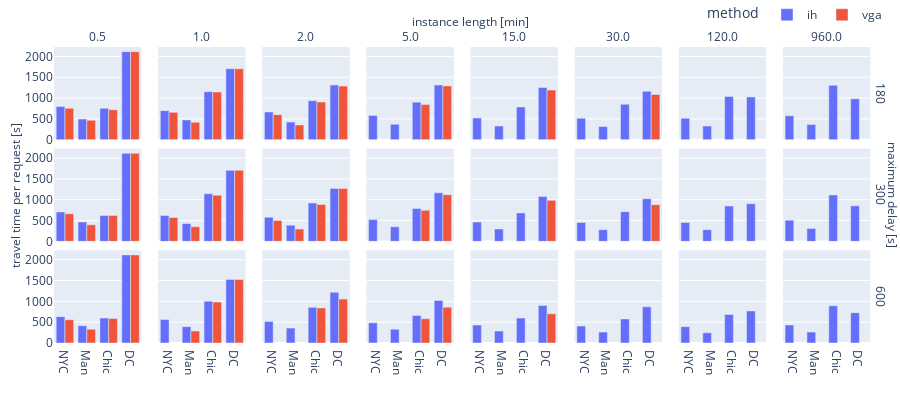

Notebook code cell kept with this figure:
### Code cell
fig = plot_main_result(900, 400)

### Figure 1 — Plotly figure (JSON) as saved in the notebook; plotly's stock layout.template omitted (floating-point values rounded to 4 significant figures)
{"data": [{"alignmentgroup": "True", "hovertemplate": "method=ih<br>max_delay=180<br>duration_minutes=0.5<br>area_short=%{x}<br>cost_per_request=%{y}<extra></extra>", "legendgroup": "ih", "marker": {"color": "#636efa", "pattern": {"shape": ""}}, "name": "ih", "offsetgroup": "ih", "orientation": "v", "showlegend": true, "textposition": "auto", "x": ["NYC", "Man", "Chic", "DC"], "xaxis": "x17", "y": [800.1, 495.9, 756.0, 2115.0], "yaxis": "y17", "type": "bar"}, {"alignmentgroup": "True", "hovertemplate": "method=ih<br>max_delay=180<br>duration_minutes=1.0<br>area_short=%{x}<br>cost_per_request=%{y}<extra></extra>", "legendgroup": "ih", "marker": {"color": "#636efa", "pattern": {"shape": ""}}, "name": "ih", "offsetgroup": "ih", "orientation": "v", "showlegend": false, "textposition": "auto", "x": ["NYC", "Man", "Chic", "DC"], "xaxis": "x18", "y": [698.3, 476.4, 1154.0, 1706.0], "yaxis": "y18", "type": "bar"}, {"alignmentgroup": "True", "hovertemplate": "method=ih<br>max_delay=180<br>duration_minutes=2.0<br>area_short=%{x}<br>cost_per_request=%{y}<extra></extra>", "legendgroup": "ih", "marker": {"color": "#636efa", "pattern": {"shape": ""}}, "name": "ih", "offsetgroup": "ih", "orientation": "v", "showlegend": false, "textposition": "auto", "x": ["NYC", "Man", "Chic", "DC"], "xaxis": "x19", "y": [665.8, 423.7, 938.6, 1313.0], "yaxis": "y19", "type": "bar"}, {"alignmentgroup": "True", "hovertemplate": "method=ih<br>max_delay=180<br>duration_minutes=5.0<br>area_short=%{x}<br>cost_per_request=%{y}<extra></extra>", "legendgroup": "ih", "marker": {"color": "#636efa", "pattern": {"shape": ""}}, "name": "ih", "offsetgroup": "ih", "orientation": "v", "showlegend": false, "textposition": "auto", "x": ["NYC", "Man", "Chic", "DC"], "xaxis": "x20", "y": [583.6, 372.9, 902.6, 1313.0], "yaxis": "y20", "type": "bar"}, {"alignmentgroup": "True", "hovertemplate": "method=ih<br>max_delay=180<br>duration_minutes=15.0<br>area_short=%{x}<br>cost_per_request=%{y}<extra></extra>", "legendgroup": "ih", "marker": {"color": "#636efa", "pattern": {"shape": ""}}, "name": "ih", "offsetgroup": "ih", "orientation": "v", "showlegend": false, "textposition": "auto", "x": ["NYC", "Man", "Chic", "DC"], "xaxis": "x21", "y": [522.4, 329.9, 787.7, 1254.0], "yaxis": "y21", "type": "bar"}, {"alignmentgroup": "True", "hovertemplate": "method=ih<br>max_delay=180<br>duration_minutes=30.0<br>area_short=%{x}<br>cost_per_request=%{y}<extra></extra>", "legendgroup": "ih", "marker": {"color": "#636efa", "pattern": {"shape": ""}}, "name": "ih", "offsetgroup": "ih", "orientation": "v", "showlegend": false, "textposition": "auto", "x": ["NYC", "Man", "Chic", "DC"], "xaxis": "x22", "y": [516.5, 316.6, 851.3, 1163.0], "yaxis": "y22", "type": "bar"}, {"alignmentgroup": "True", "hovertemplate": "method=ih<br>max_delay=180<br>duration_minutes=120.0<br>area_short=%{x}<br>cost_per_request=%{y}<extra></extra>", "legendgroup": "ih", "marker": {"color": "#636efa", "pattern": {"shape": ""}}, "name": "ih", "offsetgroup": "ih", "orientation": "v", "showlegend": false, "textposition": "auto", "x": ["NYC", "Man", "Chic", "DC"], "xaxis": "x23", "y": [515.3, 328.3, 1037.0, 1027.0], "yaxis": "y23", "type": "bar"}, {"alignmentgroup": "True", "hovertemplate": "method=ih<br>max_delay=180<br>duration_minutes=960.0<br>area_short=%{x}<br>cost_per_request=%{y}<extra></extra>", "legendgroup": "ih", "marker": {"color": "#636efa", "pattern": {"shape": ""}}, "name": "ih", "offsetgroup": "ih", "orientation": "v", "showlegend": false, "textposition": "auto", "x": ["NYC", "Man", "Chic", "DC"], "xaxis": "x24", "y": [575.9, 363.5, 1305.0, 983.3], "yaxis": "y24", "type": "bar"}, {"alignmentgroup": "True", "hovertemplate": "method=ih<br>max_delay=300<br>duration_minutes=0.5<br>area_short=%{x}<br>cost_per_request=%{y}<extra></extra>", "legendgroup": "ih", "marker": {"color": "#636efa", "pattern": {"shape": ""}}, "name": "ih", "offsetgroup": "ih", "orientation": "v", "showlegend": false, "textposition": "auto", "x": ["NYC", "Man", "Chic", "DC"], "xaxis": "x9", "y": [707.2, 463.7, 624.0, 2115.0], "yaxis": "y9", "type": "bar"}, {"alignmentgroup": "True", "hovertemplate": "method=ih<br>max_delay=300<br>duration_minutes=1.0<br>area_short=%{x}<br>cost_per_request=%{y}<extra></extra>", "legendgroup": "ih", "marker": {"color": "#636efa", "pattern": {"shape": ""}}, "name": "ih", "offsetgroup": "ih", "orientation": "v", "showlegend": false, "textposition": "auto", "x": ["NYC", "Man", "Chic", "DC"], "xaxis": "x10", "y": [622.2, 429.4, 1145.0, 1706.0], "yaxis": "y10", "type": "bar"}, {"alignmentgroup": "True", "hovertemplate": "method=ih<br>max_delay=300<br>duration_minutes=2.0<br>area_short=%{x}<br>cost_per_request=%{y}<extra></extra>", "legendgroup": "ih", "marker": {"color": "#636efa", "pattern": {"shape": ""}}, "name": "ih", "offsetgroup": "ih", "orientation": "v", "showlegend": false, "textposition": "auto", "x": ["NYC", "Man", "Chic", "DC"], "xaxis": "x11", "y": [578.6, 388.4, 919.3, 1270.0], "yaxis": "y11", "type": "bar"}, {"alignmentgroup": "True", "hovertemplate": "method=ih<br>max_delay=300<br>duration_minutes=5.0<br>area_short=%{x}<br>cost_per_request=%{y}<extra></extra>", "legendgroup": "ih", "marker": {"color": "#636efa", "pattern": {"shape": ""}}, "name": "ih", "offsetgroup": "ih", "orientation": "v", "showlegend": false, "textposition": "auto", "x": ["NYC", "Man", "Chic", "DC"], "xaxis": "x12", "y": [522.9, 348.3, 791.2, 1166.0], "yaxis": "y12", "type": "bar"}, {"alignmentgroup": "True", "hovertemplate": "method=ih<br>max_delay=300<br>duration_minutes=15.0<br>area_short=%{x}<br>cost_per_request=%{y}<extra></extra>", "legendgroup": "ih", "marker": {"color": "#636efa", "pattern": {"shape": ""}}, "name": "ih", "offsetgroup": "ih", "orientation": "v", "showlegend": false, "textposition": "auto", "x": ["NYC", "Man", "Chic", "DC"], "xaxis": "x13", "y": [462.7, 297.9, 682.6, 1080.0], "yaxis": "y13", "type": "bar"}, {"alignmentgroup": "True", "hovertemplate": "method=ih<br>max_delay=300<br>duration_minutes=30.0<br>area_short=%{x}<br>cost_per_request=%{y}<extra></extra>", "legendgroup": "ih", "marker": {"color": "#636efa", "pattern": {"shape": ""}}, "name": "ih", "offsetgroup": "ih", "orientation": "v", "showlegend": false, "textposition": "auto", "x": ["NYC", "Man", "Chic", "DC"], "xaxis": "x14", "y": [452.1, 280.4, 713.8, 1023.0], "yaxis": "y14", "type": "bar"}, {"alignmentgroup": "True", "hovertemplate": "method=ih<br>max_delay=300<br>duration_minutes=120.0<br>area_short=%{x}<br>cost_per_request=%{y}<extra></extra>", "legendgroup": "ih", "marker": {"color": "#636efa", "pattern": {"shape": ""}}, "name": "ih", "offsetgroup": "ih", "orientation": "v", "showlegend": false, "textposition": "auto", "x": ["NYC", "Man", "Chic", "DC"], "xaxis": "x15", "y": [453.1, 280.7, 849.7, 902.9], "yaxis": "y15", "type": "bar"}, {"alignmentgroup": "True", "hovertemplate": "method=ih<br>max_delay=300<br>duration_minutes=960.0<br>area_short=%{x}<br>cost_per_request=%{y}<extra></extra>", "legendgroup": "ih", "marker": {"color": "#636efa", "pattern": {"shape": ""}}, "name": "ih", "offsetgroup": "ih", "orientation": "v", "showlegend": false, "textposition": "auto", "x": ["NYC", "Man", "Chic", "DC"], "xaxis": "x16", "y": [510.1, 311.2, 1114.0, 853.3], "yaxis": "y16", "type": "bar"}, {"alignmentgroup": "True", "hovertemplate": "method=ih<br>max_delay=600<br>duration_minutes=0.5<br>area_short=%{x}<br>cost_per_request=%{y}<extra></extra>", "legendgroup": "ih", "marker": {"color": "#636efa", "pattern": {"shape": ""}}, "name": "ih", "offsetgroup": "ih", "orientation": "v", "showlegend": false, "textposition": "auto", "x": ["NYC", "Man", "Chic", "DC"], "xaxis": "x", "y": [632.6, 415.7, 600.0, 2115.0], "yaxis": "y", "type": "bar"}, {"alignmentgroup": "True", "hovertemplate": "method=ih<br>max_delay=600<br>duration_minutes=1.0<br>area_short=%{x}<br>cost_per_request=%{y}<extra></extra>", "legendgroup": "ih", "marker": {"color": "#636efa", "pattern": {"shape": ""}}, "name": "ih", "offsetgroup": "ih", "orientation": "v", "showlegend": false, "textposition": "auto", "x": ["NYC", "Man", "Chic", "DC"], "xaxis": "x2", "y": [566.5, 392.7, 1002.0, 1526.0], "yaxis": "y2", "type": "bar"}, {"alignmentgroup": "True", "hovertemplate": "method=ih<br>max_delay=600<br>duration_minutes=2.0<br>area_short=%{x}<br>cost_per_request=%{y}<extra></extra>", "legendgroup": "ih", "marker": {"color": "#636efa", "pattern": {"shape": ""}}, "name": "ih", "offsetgroup": "ih", "orientation": "v", "showlegend": false, "textposition": "auto", "x": ["NYC", "Man", "Chic", "DC"], "xaxis": "x3", "y": [518.4, 357.4, 857.1, 1217.0], "yaxis": "y3", "type": "bar"}, {"alignmentgroup": "True", "hovertemplate": "method=ih<br>max_delay=600<br>duration_minutes=5.0<br>area_short=%{x}<br>cost_per_request=%{y}<extra></extra>", "legendgroup": "ih", "marker": {"color": "#636efa", "pattern": {"shape": ""}}, "name": "ih", "offsetgroup": "ih", "orientation": "v", "showlegend": false, "textposition": "auto", "x": ["NYC", "Man", "Chic", "DC"], "xaxis": "x4", "y": [484.3, 329.8, 662.6, 1022.0], "yaxis": "y4", "type": "bar"}, {"alignmentgroup": "True", "hovertemplate": "method=ih<br>max_delay=600<br>duration_minutes=15.0<br>area_short=%{x}<br>cost_per_request=%{y}<extra></extra>", "legendgroup": "ih", "marker": {"color": "#636efa", "pattern": {"shape": ""}}, "name": "ih", "offsetgroup": "ih", "orientation": "v", "showlegend": false, "textposition": "auto", "x": ["NYC", "Man", "Chic", "DC"], "xaxis": "x5", "y": [431.7, 285.9, 598.7, 899.6], "yaxis": "y5", "type": "bar"}, {"alignmentgroup": "True", "hovertemplate": "method=ih<br>max_delay=600<br>duration_minutes=30.0<br>area_short=%{x}<br>cost_per_request=%{y}<extra></extra>", "legendgroup": "ih", "marker": {"color": "#636efa", "pattern": {"shape": ""}}, "name": "ih", "offsetgroup": "ih", "orientation": "v", "showlegend": false, "textposition": "auto", "x": ["NYC", "Man", "Chic", "DC"], "xaxis": "x6", "y": [406.6, 261.1, 577.7, 868.5], "yaxis": "y6", "type": "bar"}, {"alignmentgroup": "True", "hovertemplate": "method=ih<br>max_delay=600<br>duration_minutes=120.0<br>area_short=%{x}<br>cost_per_request=%{y}<extra></extra>", "legendgroup": "ih", "marker": {"color": "#636efa", "pattern": {"shape": ""}}, "name": "ih", "offsetgroup": "ih", "orientation": "v", "showlegend": false, "textposition": "auto", "x": ["NYC", "Man", "Chic", "DC"], "xaxis": "x7", "y": [392.3, 243.3, 683.1, 769.9], "yaxis": "y7", "type": "bar"}, {"alignmentgroup": "True", "hovertemplate": "method=ih<br>max_delay=600<br>duration_minutes=960.0<br>area_short=%{x}<br>cost_per_request=%{y}<extra></extra>", "legendgroup": "ih", "marker": {"color": "#636efa", "pattern": {"shape": ""}}, "name": "ih", "offsetgroup": "ih", "orientation": "v", "showlegend": false, "textposition": "auto", "x": ["NYC", "Man", "Chic", "DC"], "xaxis": "x8", "y": [433.5, 262.3, 893.1, 726.5], "yaxis": "y8", "type": "bar"}, {"alignmentgroup": "True", "hovertemplate": "method=vga<br>max_delay=180<br>duration_minutes=0.5<br>area_short=%{x}<br>cost_per_request=%{y}<extra></extra>", "legendgroup": "vga", "marker": {"color": "#EF553B", "pattern": {"shape": ""}}, "name": "vga", "offsetgroup": "vga", "orientation": "v", "showlegend": true, "textposition": "auto", "x": ["NYC", "Man", "Chic", "DC"], "xaxis": "x17", "y": [756.3, 465.9, 720.0, 2115.0], "yaxis": "y17", "type": "bar"}, {"alignmentgroup": "True", "hovertemplate": "method=vga<br>max_delay=180<br>duration_minutes=1.0<br>area_short=%{x}<br>cost_per_request=%{y}<extra></extra>", "legendgroup": "vga", "marker": {"color": "#EF553B", "pattern": {"shape": ""}}, "name": "vga", "offsetgroup": "vga", "orientation": "v", "showlegend": false, "textposition": "auto", "x": ["NYC", "Man", "Chic", "DC"], "xaxis": "x18", "y": [658.5, 419.6, 1145.0, 1706.0], "yaxis": "y18", "type": "bar"}, {"alignmentgroup": "True", "hovertemplate": "method=vga<br>max_delay=180<br>duration_minutes=2.0<br>area_short=%{x}<br>cost_per_request=%{y}<extra></extra>", "legendgroup": "vga", "marker": {"color": "#EF553B", "pattern": {"shape": ""}}, "name": "vga", "offsetgroup": "vga", "orientation": "v", "showlegend": false, "textposition": "auto", "x": ["NYC", "Man", "Chic", "DC"], "xaxis": "x19", "y": [602.1, 355.7, 906.4, 1290.0], "yaxis": "y19", "type": "bar"}, {"alignmentgroup": "True", "hovertemplate": "method=vga<br>max_delay=180<br>duration_minutes=5.0<br>area_short=%{x}<br>cost_per_request=%{y}<extra></extra>", "legendgroup": "vga", "marker": {"color": "#EF553B", "pattern": {"shape": ""}}, "name": "vga", "offsetgroup": "vga", "orientation": "v", "showlegend": false, "textposition": "auto", "x": ["Chic", "DC"], "xaxis": "x20", "y": [844.0, 1292.0], "yaxis": "y20", "type": "bar"}, {"alignmentgroup": "True", "hovertemplate": "method=vga<br>max_delay=180<br>duration_minutes=15.0<br>area_short=%{x}<br>cost_per_request=%{y}<extra></extra>", "legendgroup": "vga", "marker": {"color": "#EF553B", "pattern": {"shape": ""}}, "name": "vga", "offsetgroup": "vga", "orientation": "v", "showlegend": false, "textposition": "auto", "x": ["DC"], "xaxis": "x21", "y": [1193.0], "yaxis": "y21", "type": "bar"}, {"alignmentgroup": "True", "hovertemplate": "method=vga<br>max_delay=180<br>duration_minutes=30.0<br>area_short=%{x}<br>cost_per_request=%{y}<extra></extra>", "legendgroup": "vga", "marker": {"color": "#EF553B", "pattern": {"shape": ""}}, "name": "vga", "offsetgroup": "vga", "orientation": "v", "showlegend": false, "textposition": "auto", "x": ["DC"], "xaxis": "x22", "y": [1087.0], "yaxis": "y22", "type": "bar"}, {"alignmentgroup": "True", "hovertemplate": "method=vga<br>max_delay=300<br>duration_minutes=0.5<br>area_short=%{x}<br>cost_per_request=%{y}<extra></extra>", "legendgroup": "vga", "marker": {"color": "#EF553B", "pattern": {"shape": ""}}, "name": "vga", "offsetgroup": "vga", "orientation": "v", "showlegend": false, "textposition": "auto", "x": ["NYC", "Man", "Chic", "DC"], "xaxis": "x9", "y": [661.6, 397.3, 624.0, 2115.0], "yaxis": "y9", "type": "bar"}, {"alignmentgroup": "True", "hovertemplate": "method=vga<br>max_delay=300<br>duration_minutes=1.0<br>area_short=%{x}<br>cost_per_request=%{y}<extra></extra>", "legendgroup": "vga", "marker": {"color": "#EF553B", "pattern": {"shape": ""}}, "name": "vga", "offsetgroup": "vga", "orientation": "v", "showlegend": false, "textposition": "auto", "x": ["NYC", "Man", "Chic", "DC"], "xaxis": "x10", "y": [574.1, 349.9, 1108.0, 1706.0], "yaxis": "y10", "type": "bar"}, {"alignmentgroup": "True", "hovertemplate": "method=vga<br>max_delay=300<br>duration_minutes=2.0<br>area_short=%{x}<br>cost_per_request=%{y}<extra></extra>", "legendgroup": "vga", "marker": {"color": "#EF553B", "pattern": {"shape": ""}}, "name": "vga", "offsetgroup": "vga", "orientation": "v", "showlegend": false, "textposition": "auto", "x": ["NYC", "Man", "Chic", "DC"], "xaxis": "x11", "y": [500.8, 295.5, 887.1, 1270.0], "yaxis": "y11", "type": "bar"}, {"alignmentgroup": "True", "hovertemplate": "method=vga<br>max_delay=300<br>duration_minutes=5.0<br>area_short=%{x}<br>cost_per_request=%{y}<extra></extra>", "legendgroup": "vga", "marker": {"color": "#EF553B", "pattern": {"shape": ""}}, "name": "vga", "offsetgroup": "vga", "orientation": "v", "showlegend": false, "textposition": "auto", "x": ["Chic", "DC"], "xaxis": "x12", "y": [744.4, 1120.0], "yaxis": "y12", "type": "bar"}, {"alignmentgroup": "True", "hovertemplate": "method=vga<br>max_delay=300<br>duration_minutes=15.0<br>area_short=%{x}<br>cost_per_request=%{y}<extra></extra>", "legendgroup": "vga", "marker": {"color": "#EF553B", "pattern": {"shape": ""}}, "name": "vga", "offsetgroup": "vga", "orientation": "v", "showlegend": false, "textposition": "auto", "x": ["DC"], "xaxis": "x13", "y": [984.7], "yaxis": "y13", "type": "bar"}, {"alignmentgroup": "True", "hovertemplate": "method=vga<br>max_delay=300<br>duration_minutes=30.0<br>area_short=%{x}<br>cost_per_request=%{y}<extra></extra>", "legendgroup": "vga", "marker": {"color": "#EF553B", "pattern": {"shape": ""}}, "name": "vga", "offsetgroup": "vga", "orientation": "v", "showlegend": false, "textposition": "auto", "x": ["DC"], "xaxis": "x14", "y": [881.7], "yaxis": "y14", "type": "bar"}, {"alignmentgroup": "True", "hovertemplate": "method=vga<br>max_delay=600<br>duration_minutes=0.5<br>area_short=%{x}<br>cost_per_request=%{y}<extra></extra>", "legendgroup": "vga", "marker": {"color": "#EF553B", "pattern": {"shape": ""}}, "name": "vga", "offsetgroup": "vga", "orientation": "v", "showlegend": false, "textposition": "auto", "x": ["NYC", "Man", "Chic", "DC"], "xaxis": "x", "y": [557.3, 330.0, 588.0, 2115.0], "yaxis": "y", "type": "bar"}, {"alignmentgroup": "True", "hovertemplate": "method=vga<br>max_delay=600<br>duration_minutes=1.0<br>area_short=%{x}<br>cost_per_request=%{y}<extra></extra>", "legendgroup": "vga", "marker": {"color": "#EF553B", "pattern": {"shape": ""}}, "name": "vga", "offsetgroup": "vga", "orientation": "v", "showlegend": false, "textposition": "auto", "x": ["Man", "Chic", "DC"], "xaxis": "x2", "y": [286.6, 983.1, 1526.0], "yaxis": "y2", "type": "bar"}, {"alignmentgroup": "True", "hovertemplate": "method=vga<br>max_delay=600<br>duration_minutes=2.0<br>area_short=%{x}<br>cost_per_request=%{y}<extra></extra>", "legendgroup": "vga", "marker": {"color": "#EF553B", "pattern": {"shape": ""}}, "name": "vga", "offsetgroup": "vga", "orientation": "v", "showlegend": false, "textposition": "auto", "x": ["Chic", "DC"], "xaxis": "x3", "y": [842.1, 1053.0], "yaxis": "y3", "type": "bar"}, {"alignmentgroup": "True", "hovertemplate": "method=vga<br>max_delay=600<br>duration_minutes=5.0<br>area_short=%{x}<br>cost_per_request=%{y}<extra></extra>", "legendgroup": "vga", "marker": {"color": "#EF553B", "pattern": {"shape": ""}}, "name": "vga", "offsetgroup": "vga", "orientation": "v", "showlegend": false, "textposition": "auto", "x": ["Chic", "DC"], "xaxis": "x4", "y": [581.5, 860.0], "yaxis": "y4", "type": "bar"}, {"alignmentgroup": "True", "hovertemplate": "method=vga<br>max_delay=600<br>duration_minutes=15.0<br>area_short=%{x}<br>cost_per_request=%{y}<extra></extra>", "legendgroup": "vga", "marker": {"color": "#EF553B", "pattern": {"shape": ""}}, "name": "vga", "offsetgroup": "vga", "orientation": "v", "showlegend": false, "textposition": "auto", "x": ["DC"], "xaxis": "x5", "y": [703.4], "yaxis": "y5", "type": "bar"}], "layout": {"xaxis": {"anchor": "y", "domain": [0.0, 0.105], "title": {"text": ""}}, "yaxis": {"anchor": "x", "domain": [0.0, 0.3133], "title": {"text": ""}}, "xaxis2": {"anchor": "y2", "domain": [0.125, 0.23], "matches": "x", "title": {"text": ""}}, "yaxis2": {"anchor": "x2", "domain": [0.0, 0.3133], "matches": "y", "showticklabels": false, "title": {"text": ""}}, "xaxis3": {"anchor": "y3", "domain": [0.25, 0.355], "matches": "x", "title": {"text": ""}}, "yaxis3": {"anchor": "x3", "domain": [0.0, 0.3133], "matches": "y", "showticklabels": false, "title": {"text": ""}}, "xaxis4": {"anchor": "y4", "domain": [0.375, 0.48], "matches": "x", "title": {"text": ""}}, "yaxis4": {"anchor": "x4", "domain": [0.0, 0.3133], "matches": "y", "showticklabels": false, "title": {"text": ""}}, "xaxis5": {"anchor": "y5", "domain": [0.5, 0.605], "matches": "x", "title": {"text": ""}}, "yaxis5": {"anchor": "x5", "domain": [0.0, 0.3133], "matches": "y", "showticklabels": false, "title": {"text": ""}}, "xaxis6": {"anchor": "y6", "domain": [0.625, 0.73], "matches": "x", "title": {"text": ""}}, "yaxis6": {"anchor": "x6", "domain": [0.0, 0.3133], "matches": "y", "showticklabels": false, "title": {"text": ""}}, "xaxis7": {"anchor": "y7", "domain": [0.75, 0.855], "matches": "x", "title": {"text": ""}}, "yaxis7": {"anchor": "x7", "domain": [0.0, 0.3133], "matches": "y", "showticklabels": false, "title": {"text": ""}}, "xaxis8": {"anchor": "y8", "domain": [0.875, 0.98], "matches": "x", "title": {"text": ""}}, "yaxis8": {"anchor": "x8", "domain": [0.0, 0.3133], "matches": "y", "showticklabels": false, "title": {"text": ""}}, "xaxis9": {"anchor": "y9", "domain": [0.0, 0.105], "matches": "x", "showticklabels": false, "title": {"text": ""}}, "yaxis9": {"anchor": "x9", "domain": [0.3433, 0.6567], "matches": "y", "title": {"text": ""}}, "xaxis10": {"anchor": "y10", "domain": [0.125, 0.23], "matches": "x", "showticklabels": false, "title": {"text": ""}}, "yaxis10": {"anchor": "x10", "domain": [0.3433, 0.6567], "matches": "y", "showticklabels": false, "title": {"text": ""}}, "xaxis11": {"anchor": "y11", "domain": [0.25, 0.355], "matches": "x", "showticklabels": false, "title": {"text": ""}}, "yaxis11": {"anchor": "x11", "domain": [0.3433, 0.6567], "matches": "y", "showticklabels": false, "title": {"text": ""}}, "xaxis12": {"anchor": "y12", "domain": [0.375, 0.48], "matches": "x", "showticklabels": false, "title": {"text": ""}}, "yaxis12": {"anchor": "x12", "domain": [0.3433, 0.6567], "matches": "y", "showticklabels": false, "title": {"text": ""}}, "xaxis13": {"anchor": "y13", "domain": [0.5, 0.605], "matches": "x", "showticklabels": false, "title": {"text": ""}}, "yaxis13": {"anchor": "x13", "domain": [0.3433, 0.6567], "matches": "y", "showticklabels": false, "title": {"text": ""}}, "xaxis14": {"anchor": "y14", "domain": [0.625, 0.73], "matches": "x", "showticklabels": false, "title": {"text": ""}}, "yaxis14": {"anchor": "x14", "domain": [0.3433, 0.6567], "matches": "y", "showticklabels": false, "title": {"text": ""}}, "xaxis15": {"anchor": "y15", "domain": [0.75, 0.855], "matches": "x", "showticklabels": false, "title": {"text": ""}}, "yaxis15": {"anchor": "x15", "domain": [0.3433, 0.6567], "matches": "y", "showticklabels": false, "title": {"text": ""}}, "xaxis16": {"anchor": "y16", "domain": [0.875, 0.98], "matches": "x", "showticklabels": false, "title": {"text": ""}}, "yaxis16": {"anchor": "x16", "domain": [0.3433, 0.6567], "matches": "y", "showticklabels": false, "title": {"text": ""}}, "xaxis17": {"anchor": "y17", "domain": [0.0, 0.105], "matches": "x", "showticklabels": false, "title": {"text": ""}}, "yaxis17": {"anchor": "x17", "domain": [0.6867, 1.0], "matches": "y", "title": {"text": ""}}, "xaxis18": {"anchor": "y18", "domain": [0.125, 0.23], "matches": "x", "showticklabels": false, "title": {"text": ""}}, "yaxis18": {"anchor": "x18", "domain": [0.6867, 1.0], "matches": "y", "showticklabels": false, "title": {"text": ""}}, "xaxis19": {"anchor": "y19", "domain": [0.25, 0.355], "matches": "x", "showticklabels": false, "title": {"text": ""}}, "yaxis19": {"anchor": "x19", "domain": [0.6867, 1.0], "matches": "y", "showticklabels": false, "title": {"text": ""}}, "xaxis20": {"anchor": "y20", "domain": [0.375, 0.48], "matches": "x", "showticklabels": false, "title": {"text": ""}}, "yaxis20": {"anchor": "x20", "domain": [0.6867, 1.0], "matches": "y", "showticklabels": false, "title": {"text": ""}}, "xaxis21": {"anchor": "y21", "domain": [0.5, 0.605], "matches": "x", "showticklabels": false, "title": {"text": ""}}, "yaxis21": {"anchor": "x21", "domain": [0.6867, 1.0], "matches": "y", "showticklabels": false, "title": {"text": ""}}, "xaxis22": {"anchor": "y22", "domain": [0.625, 0.73], "matches": "x", "showticklabels": false, "title": {"text": ""}}, "yaxis22": {"anchor": "x22", "domain": [0.6867, 1.0], "matches": "y", "showticklabels": false, "title": {"text": ""}}, "xaxis23": {"anchor": "y23", "domain": [0.75, 0.855], "matches": "x", "showticklabels": false, "title": {"text": ""}}, "yaxis23": {"anchor": "x23", "domain": [0.6867, 1.0], "matches": "y", "showticklabels": false, "title": {"text": ""}}, "xaxis24": {"anchor": "y24", "domain": [0.875, 0.98], "matches": "x", "showticklabels": false, "title": {"text": ""}}, "yaxis24": {"anchor": "x24", "domain": [0.6867, 1.0], "matches": "y", "showticklabels": false, "title": {"text": ""}}, "annotations": [{"showarrow": false, "text": "0.5", "x": 0.0525, "xanchor": "center", "xref": "paper", "y": 1.0, "yanchor": "bottom", "yref": "paper"}, {"showarrow": false, "text": "1.0", "x": 0.1775, "xanchor": "center", "xref": "paper", "y": 1.0, "yanchor": "bottom", "yref": "paper"}, {"showarrow": false, "text": "2.0", "x": 0.3025, "xanchor": "center", "xref": "paper", "y": 1.0, "yanchor": "bottom", "yref": "paper"}, {"showarrow": false, "text": "5.0", "x": 0.4275, "xanchor": "center", "xref": "paper", "y": 1.0, "yanchor": "bottom", "yref": "paper"}, {"showarrow": false, "text": "15.0", "x": 0.5525, "xanchor": "center", "xref": "paper", "y": 1.0, "yanchor": "bottom", "yref": "paper"}, {"showarrow": false, "text": "30.0", "x": 0.6775, "xanchor": "center", "xref": "paper", "y": 1.0, "yanchor": "bottom", "yref": "paper"}, {"showarrow": false, "text": "120.0", "x": 0.8025, "xanchor": "center", "xref": "paper", "y": 1.0, "yanchor": "bottom", "yref": "paper"}, {"showarrow": false, "text": "960.0", "x": 0.9275, "xanchor": "center", "xref": "paper", "y": 1.0, "yanchor": "bottom", "yref": "paper"}, {"showarrow": false, "text": "600", "textangle": 90, "x": 0.98, "xanchor": "left", "xref": "paper", "y": 0.1567, "yanchor": "middle", "yref": "paper"}, {"showarrow": false, "text": "300", "textangle": 90, "x": 0.98, "xanchor": "left", "xref": "paper", "y": 0.5, "yanchor": "middle", "yref": "paper"}, {"showarrow": false, "text": "180", "textangle": 90, "x": 0.98, "xanchor": "left", "xref": "paper", "y": 0.8433, "yanchor": "middle", "yref": "paper"}, {"showarrow": false, "text": "travel time per request [s]", "textangle": -90, "x": -0.06, "xref": "paper", "y": 0.5, "yref": "paper"}, {"showarrow": false, "text": "instance length [min]", "x": 0.5, "xref": "paper", "y": 1.12, "yref": "paper"}, {"showarrow": false, "text": "maximum delay [s]", "textangle": 90, "x": 1.02, "xref": "paper", "y": 0.5, "yref": "paper"}], "legend": {"title": {"text": "method"}, "tracegroupgap": 0, "orientation": "h", "yanchor": "bottom", "y": 1.06, "xanchor": "right", "x": 1, "bordercolor": "Black", "borderwidth": 0}, "margin": {"t": 0, "l": 0, "r": 13, "b": 0, "pad": 0}, "barmode": "group", "height": 400, "width": 900}}
